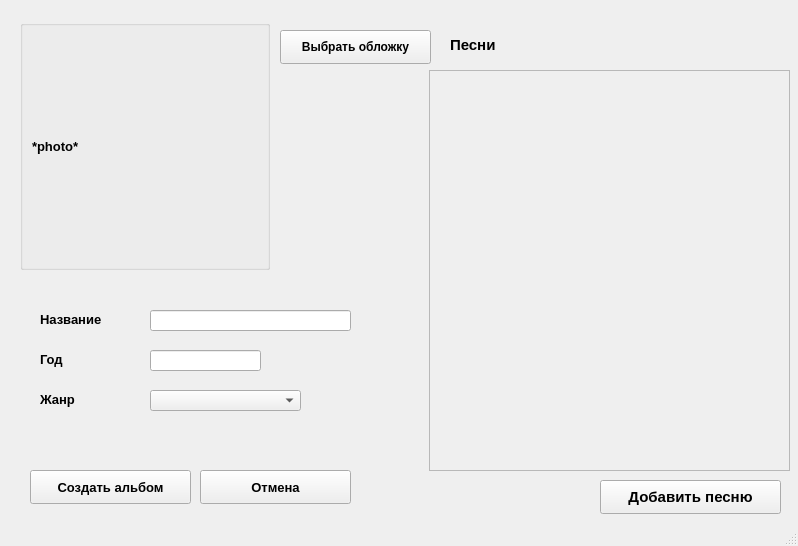
<?xml version="1.0" encoding="UTF-8"?>
<ui version="4.0">
 <class>AlbumCreator</class>
 <widget class="QMainWindow" name="AlbumCreator">
  <property name="geometry">
   <rect>
    <x>0</x>
    <y>0</y>
    <width>798</width>
    <height>546</height>
   </rect>
  </property>
  <property name="font">
   <font>
    <pointsize>10</pointsize>
    <weight>75</weight>
    <bold>true</bold>
   </font>
  </property>
  <property name="windowTitle">
   <string>Создание альбома - Blackland Radio</string>
  </property>
  <widget class="QWidget" name="centralwidget">
   <widget class="QPushButton" name="add_song_button">
    <property name="geometry">
     <rect>
      <x>600</x>
      <y>480</y>
      <width>181</width>
      <height>34</height>
     </rect>
    </property>
    <property name="font">
     <font>
      <pointsize>11</pointsize>
      <weight>75</weight>
      <bold>true</bold>
     </font>
    </property>
    <property name="text">
     <string>Добавить песню</string>
    </property>
   </widget>
   <widget class="QLabel" name="songs_label">
    <property name="geometry">
     <rect>
      <x>450</x>
      <y>29</y>
      <width>91</width>
      <height>31</height>
     </rect>
    </property>
    <property name="font">
     <font>
      <pointsize>11</pointsize>
      <weight>75</weight>
      <bold>true</bold>
     </font>
    </property>
    <property name="text">
     <string>Песни</string>
    </property>
   </widget>
   <widget class="QLineEdit" name="name_input">
    <property name="geometry">
     <rect>
      <x>150</x>
      <y>310</y>
      <width>201</width>
      <height>21</height>
     </rect>
    </property>
    <property name="text">
     <string/>
    </property>
    <property name="maxLength">
     <number>40</number>
    </property>
   </widget>
   <widget class="QLabel" name="name_label">
    <property name="geometry">
     <rect>
      <x>40</x>
      <y>310</y>
      <width>101</width>
      <height>18</height>
     </rect>
    </property>
    <property name="text">
     <string>Название</string>
    </property>
   </widget>
   <widget class="QLabel" name="year_label">
    <property name="geometry">
     <rect>
      <x>40</x>
      <y>350</y>
      <width>61</width>
      <height>18</height>
     </rect>
    </property>
    <property name="text">
     <string>Год</string>
    </property>
   </widget>
   <widget class="QLineEdit" name="year_input">
    <property name="geometry">
     <rect>
      <x>150</x>
      <y>350</y>
      <width>111</width>
      <height>21</height>
     </rect>
    </property>
    <property name="text">
     <string/>
    </property>
    <property name="maxLength">
     <number>4</number>
    </property>
   </widget>
   <widget class="QLabel" name="genre_label">
    <property name="geometry">
     <rect>
      <x>40</x>
      <y>390</y>
      <width>71</width>
      <height>18</height>
     </rect>
    </property>
    <property name="text">
     <string>Жанр</string>
    </property>
   </widget>
   <widget class="QComboBox" name="genres_combobox">
    <property name="geometry">
     <rect>
      <x>150</x>
      <y>390</y>
      <width>151</width>
      <height>21</height>
     </rect>
    </property>
   </widget>
   <widget class="QPushButton" name="choose_cover_button">
    <property name="geometry">
     <rect>
      <x>280</x>
      <y>30</y>
      <width>151</width>
      <height>34</height>
     </rect>
    </property>
    <property name="font">
     <font>
      <pointsize>9</pointsize>
      <weight>75</weight>
      <bold>true</bold>
     </font>
    </property>
    <property name="text">
     <string>Выбрать обложку</string>
    </property>
   </widget>
   <widget class="QGroupBox" name="photo_group">
    <property name="geometry">
     <rect>
      <x>20</x>
      <y>20</y>
      <width>250</width>
      <height>250</height>
     </rect>
    </property>
    <property name="title">
     <string/>
    </property>
    <layout class="QHBoxLayout" name="horizontalLayout">
     <item>
      <widget class="QLabel" name="cover">
       <property name="text">
        <string>*photo*</string>
       </property>
      </widget>
     </item>
    </layout>
   </widget>
   <widget class="QPushButton" name="create_album_button">
    <property name="geometry">
     <rect>
      <x>30</x>
      <y>470</y>
      <width>161</width>
      <height>34</height>
     </rect>
    </property>
    <property name="text">
     <string>Создать альбом</string>
    </property>
   </widget>
   <widget class="QPushButton" name="cancel_button">
    <property name="geometry">
     <rect>
      <x>200</x>
      <y>470</y>
      <width>151</width>
      <height>34</height>
     </rect>
    </property>
    <property name="text">
     <string>Отмена</string>
    </property>
   </widget>
   <widget class="QScrollArea" name="songs_scroll">
    <property name="geometry">
     <rect>
      <x>429</x>
      <y>70</y>
      <width>361</width>
      <height>401</height>
     </rect>
    </property>
    <property name="widgetResizable">
     <bool>true</bool>
    </property>
    <widget class="QWidget" name="songs_contents">
     <property name="geometry">
      <rect>
       <x>0</x>
       <y>0</y>
       <width>357</width>
       <height>397</height>
      </rect>
     </property>
     <layout class="QVBoxLayout" name="verticalLayout_2">
      <item>
       <layout class="QVBoxLayout" name="songs_layout"/>
      </item>
     </layout>
    </widget>
   </widget>
  </widget>
  <widget class="QStatusBar" name="statusbar"/>
 </widget>
 <resources/>
 <connections/>
</ui>
